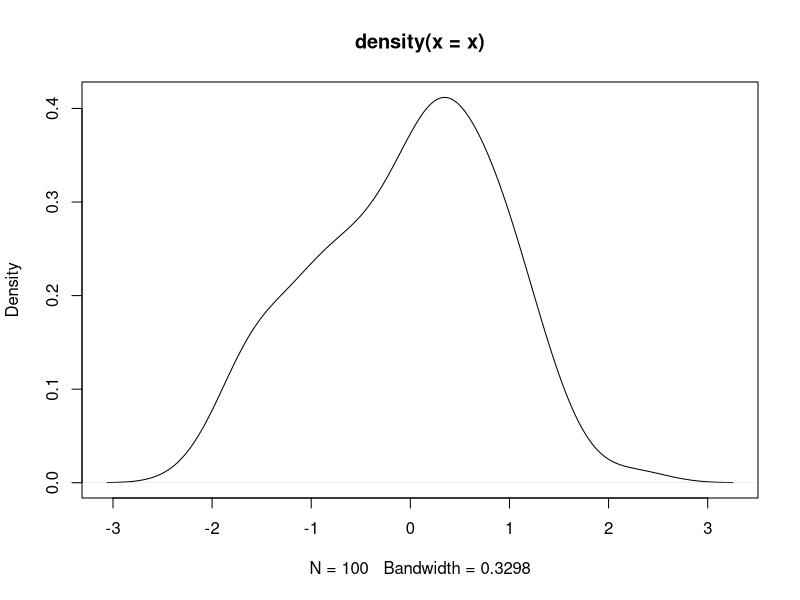

This figure's R source:
## ---- chunk 1
# R code goes here
x <- rnorm(100)  # random sample from normal distribution
dens <- density(x)    # calculate density
dens

plot(dens)            # plot density
